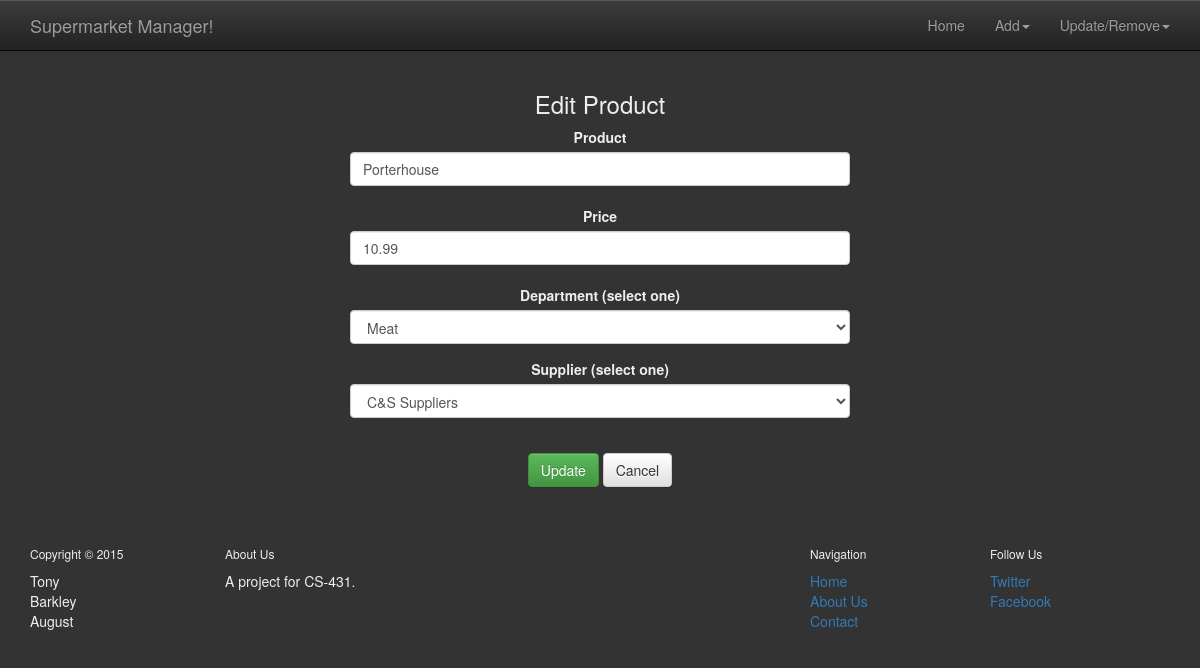
Page /edit.php?id=2 on the committed database.
### tables this page shows
CREATE TABLE IF NOT EXISTS `PRODUCT` (
  `Product_ID` int(11) NOT NULL AUTO_INCREMENT,
  `Product_name` varchar(45) NOT NULL,
  `Product_price` double NOT NULL,
  `Department_ID` int(11) NOT NULL,
  `Supplier_ID` int(11) NOT NULL,
  PRIMARY KEY (`Product_ID`),
  KEY `fk_PRODUCT_DEPARTMENT1_idx` (`Department_ID`),
  KEY `fk_PRODUCT_SUPPLIER1_idx` (`Supplier_ID`)
);

CREATE TABLE IF NOT EXISTS `DEPARTMENT` (
  `Department_ID` int(11) NOT NULL AUTO_INCREMENT,
  `Department_name` varchar(45) NOT NULL,
  PRIMARY KEY (`Department_ID`)
);

CREATE TABLE IF NOT EXISTS `SUPPLIER` (
  `Supplier_ID` int(11) NOT NULL AUTO_INCREMENT,
  `Supplier_name` varchar(45) NOT NULL,
  `Supplier_location` varchar(45) NOT NULL,
  `Supplier_contact` varchar(45) NOT NULL,
  PRIMARY KEY (`Supplier_ID`)
);

### edit.php (the view, shortened to what this page needs)
<?php
	include("header.php");
	if (!isset($_POST['update'])) {
		$UID = $_GET['id'];
		$sql = "SELECT * FROM PRODUCT WHERE Product_ID = '$UID'";
		$query = mysql_query($sql) or die(mysql_error());
	}
	if(mysql_num_rows($query)>=1){
	    while($row = mysql_fetch_array($query)) {
	        $product = $row['Product_name'];
	        $price = $row['Product_price'];
	        $department = $row['Department_ID'];
	        $supplier = $row['Supplier_ID'];
	    }
?>
<div class="container-fluid feature" id="addEmployeeDiv">
	<div class="content">
	<h3>Edit Product</h3>
	<form action="<?php echo htmlspecialchars($_SERVER["PHP_SELF"]);?>" method="post">
		<label for="product">Product</label>
			<input type="text" name="ud_product" value="<?php echo $product; ?>" class="form-control"><br>
		<label for="price">Price</label>
			<input type="text" name="ud_price" value="<?php echo $price; ?>" class="form-control"><br>
		  <div class="form-group">
	    	<label for="department">Department (select one)</label><br>
				<select class="form-control" name="ud_department">
		<?php
			$sql = "SELECT * FROM DEPARTMENT
					ORDER BY Department_name";
			$result = ( mysql_query($sql) ) or die( mysql_error() );
		while ($row = mysql_fetch_assoc($result)) {
			$dID = $row['Department_ID'];
			$dName = $row['Department_name'];
		?>
	    <option value="<?php echo $dID; ?>" <?php if ($department == $dID) echo 'selected="selected"'; ?> ><?php echo $dName; ?></option>
	<?php } ?>
	  	</select>
	  	</div>
		  <div class="form-group">
	    	<label for="supplier">Supplier (select one)</label><br>
				<select class="form-control" name="ud_supplier">
		<?php
			$sql = "SELECT * FROM SUPPLIER
					ORDER BY Supplier_name";
			$result = ( mysql_query($sql) ) or die( mysql_error() );
		while ($row = mysql_fetch_assoc($result)) {
			$sID = $row['Supplier_ID'];
			$sName = $row['Supplier_name'];
		?>
	    <option value="<?php echo $sID; ?>" <?php if ($supplier == $sID) echo 'selected="selected"'; ?> ><?php echo $sName; ?></option>
	<?php } ?>
	  	</select>
	  	</div>
		<br>
		<input type="Submit" value="Update" class="btn btn-success" name="upSubmit">
		<input type="Submit" value="Cancel" class="btn btn-default" name="cancel">
	</form>
<?php } ?>
	</div>
</div>
<?php include("footer.php"); ?>

### main.css (style rules this page uses)
body { background-color: #333; }
.content { margin: 50px 50px; color: #eee; }
#addEmployeeDiv { background-color: #333; padding: 0% 25%; }
.feature { background-color: #333; margin-bottom: 0px; padding-bottom: 10px; margin-top: -30px; color: #eee; text-align: center; }

### rows in the picture
product: ud_product "Porterhouse", ud_price "10.99", ud_department "Meat", ud_supplier "C&S Suppliers"
